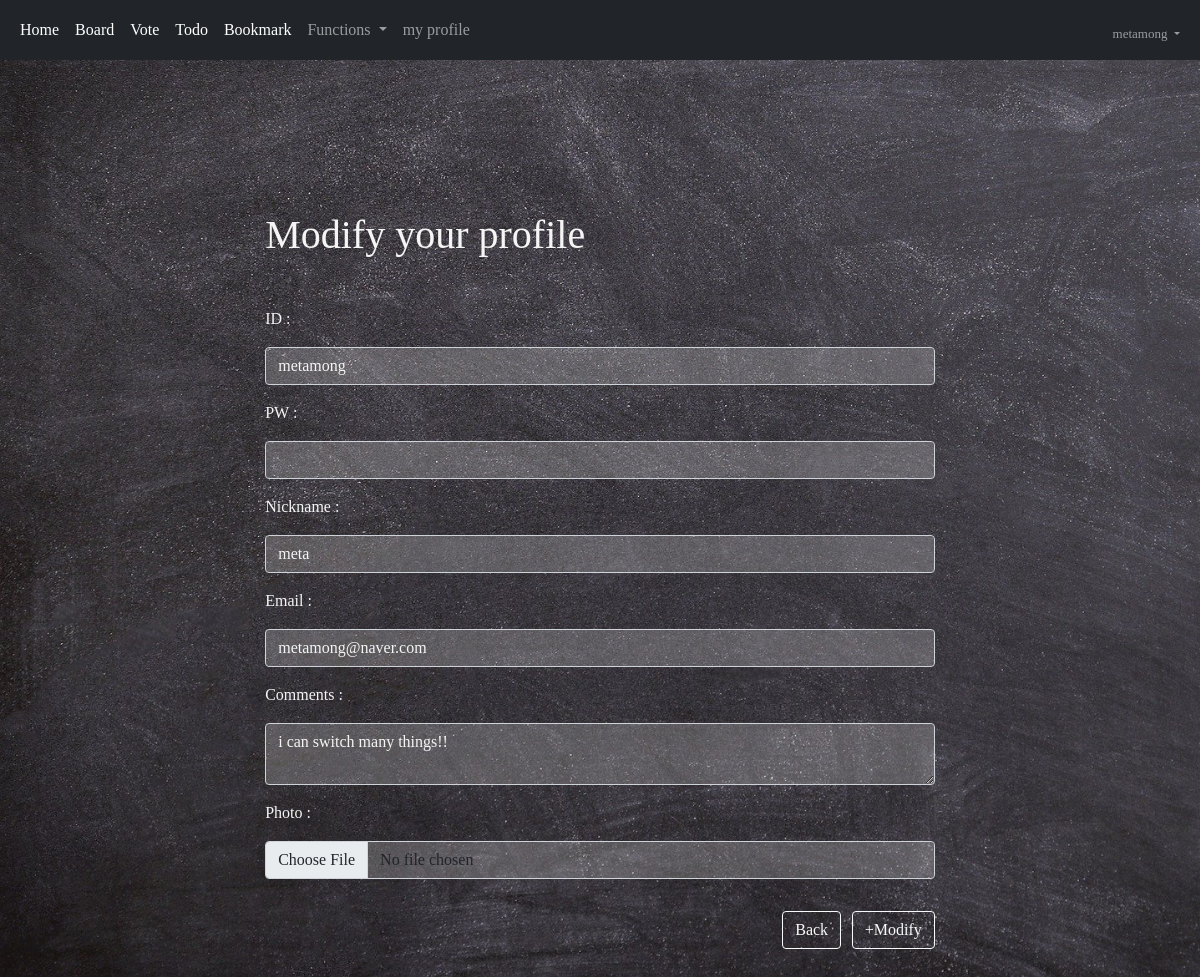
/acc/usermod (signed in), run on the app's committed database.
### acc/models.py (models this page shows, shortened)
class User(AbstractUser):
    comment = models.TextField()
    nickname = models.CharField(max_length=30)
    email = models.EmailField()
    picture = models.ImageField(upload_to="usr")

### acc/views.py (the view, shortened to what this page needs)
# urls.py: path('usermod', views.usermod, name="usermod"),
def usermod(request):
    return render(request, "acc/usermod.html")

### template/acc/usermod.html (shortened to what this page needs)
{% extends 'base.html' %}
{% block auth %}
<div class="container my-5" style="color:whitesmoke;">
    <div style="padding:5% 20%";>
        <div class="my-5">
            <h1>Modify your profile</h1>
        </div>
        <form method="POST" enctype="multipart/form-data">
            <div>
                ID : <input name="username" value="{{user.username}}" type="text" class="ipu form-control my-3" style="background-color: rgba(245, 245, 245, 0.213); ">
            </div>
            <div>
                PW : <input name="password" type="password" class="ipu form-control my-3" style="background-color: rgba(245, 245, 245, 0.213); ">
            </div>
            <div>
                Nickname : <input name="nickname" value="{{user.nickname}}" type="text" class="ipu form-control my-3" style="background-color: rgba(245, 245, 245, 0.213); ">
            </div>
            <div>
                Email : <input name="email" value="{{user.email}}" type="email" class="ipu form-control my-3" style="background-color: rgba(245, 245, 245, 0.213); ">
            </div>
            <div>
                Comments : <textarea name="comment" class="ipu form-control my-3" style="background-color: rgba(245, 245, 245, 0.213); ">{{ user.comment }}</textarea>
            </div>
            <div>
                Photo : <input name="picture" type="file" class="form-control my-3" style="background-color: rgba(245, 245, 245, 0.213); ">
            </div>
            <div class="text-end">
                <a href="{% url 'acc:profile' %}"><button type="button" class="btn btn-outline-light my-3" style="margin-right: 1%;">Back</button></a>
                <button class="btn btn-outline-light my-3">+Modify</button>
            </div>
        </form>
    </div>
</div>
{% endblock %}

### template/base.html (shortened to what this page needs)
<!doctype html>
<html lang="en">
  <head>
    <link href="https://cdn.jsdelivr.net/npm/bootstrap@5.1.3/dist/css/bootstrap.min.css" rel="stylesheet">
  </head>
  <body>
        {% if user.is_authenticated %}
        <nav class="navbar navbar-expand-lg navbar-dark bg-dark">
            <div class="container-fluid">
                <div class="collapse navbar-collapse" id="navbarSupportedContent">
                    <ul class="navbar-nav me-auto mb-2 mb-lg-0">
                        <li class="nav-item">
                            <a class="nav-link active" aria-current="page" href="{% url 'acc:index' %}">Home</a>
                        </li>
                        <li class="nav-item">
                            <a class="nav-link active" aria-current="page" href="{%url 'board:index' %}">Board</a>
                        </li>
                        <li class="nav-item">
                            <a class="nav-link active" aria-current="page" href="{%url 'vote:index' %}">Vote</a>
                        </li>
                        <li class="nav-item">
                            <a class="nav-link active" aria-current="page" href="{%url 'todo:index' %}">Todo</a>
                        </li>
                        <li class="nav-item">
                            <a class="nav-link active" aria-current="page" href="{%url 'book:index' %}">Bookmark</a>
                        </li>
                        <li class="nav-item dropdown">
                            <a class="nav-link dropdown-toggle" href="#" id="navbarDropdown" role="button" data-bs-toggle="dropdown" aria-expanded="false">
                              Functions
                            </a>
                        </li>
                        <li class="nav-item">
                            <a class="nav-link" href="{% url 'acc:profile' %}">my profile</a>
                        </li>
                    </ul>
                    <ul class="navbar-nav ms-auto mb-2 mb-lg-0">
                        <li class="nav-item dropdown mt-2" style="font-size: small;">
                            <a class="nav-link dropdown-toggle" href="#" id="navbarDropdown" role="button" data-bs-toggle="dropdown" aria-expanded="false">
                            {{ user.username }}
                            </a>
                        </li>
                    </ul>
                </div>
            </div>
        </nav>
            {% block auth %}
            {% endblock %}
        {% endif %}
  </body>
</html>

### template/base.html (style rules this page uses)
body { background-image: url('/media/base.jpg'); font-family: Comic Sans MS; background-size: cover; }

### template/acc/usermod.html (style rules this page uses)
.ipu { color:whitesmoke; }

### data on the page
User: username "metamong", nickname "meta", email "metamong@naver.com", comment "i can switch many things!!"
